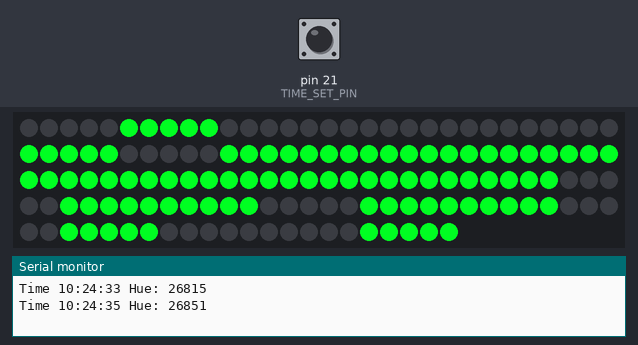
Recording of a sketch running on a simulated SparkFun Pro Micro, built with avr-gcc and run on an emulated ATmega32U4. On the bench: 142 RGB LEDs in strip order, left to right, continuing on the next row, the last lines printed to the serial monitor. The inputs (shaded band) are chosen by the test bench; at power-on: pin 21 (TIME_SET_PIN) HIGH. The local clock reads 2024-03-15 10:24:30 at power-on unless the sketch sets it.

Above: at 5.6 s.
5.7 s: pin 21 (TIME_SET_PIN) pulled LOW for 3.2 s
At 9.3 s:
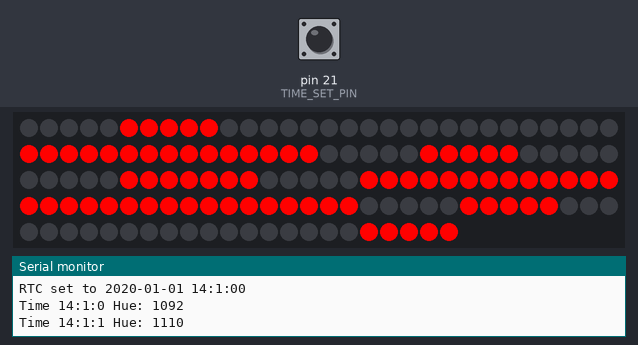
10.4 s: pin 21 (TIME_SET_PIN) pulled LOW for 3.2 s
At 14.0 s:
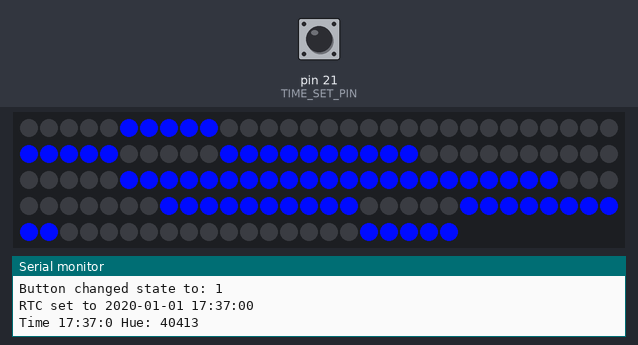
15.1 s: pin 21 (TIME_SET_PIN) pulled LOW for 3.2 s
At 16.64 s:
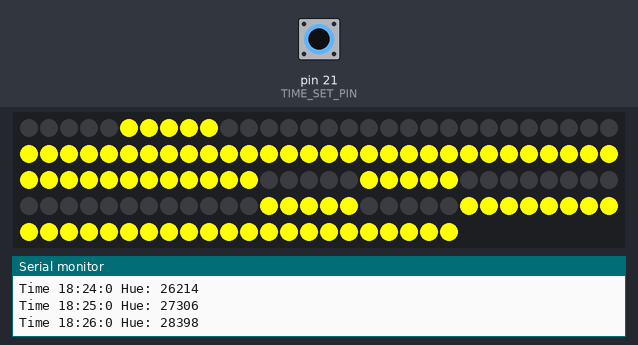
19.8 s: pin 21 (TIME_SET_PIN) pulled LOW for 3.2 s
At 25.1 s:
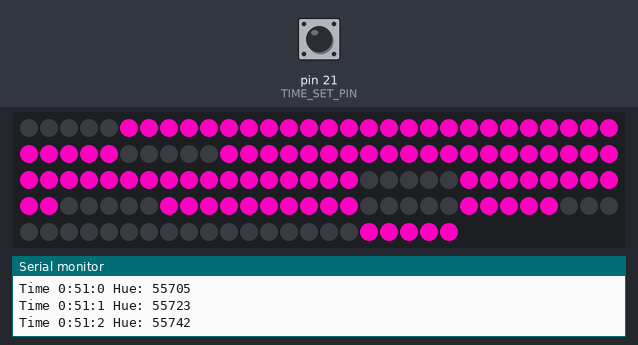
Timing chart, 0 to 26.6 s (numbered marks = the images above; inputs shaded):
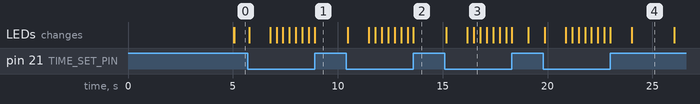

The sketch:

NeoPixelWallClock.ino
```cpp
// NEOPIXEL BEST PRACTICES for most reliable operation:
// - Add 1000 uF CAPACITOR between NeoPixel strip's + and - connections.
// - MINIMIZE WIRING LENGTH between microcontroller board and first pixel.
// - NeoPixel strip's DATA-IN should pass through a 300-500 OHM RESISTOR.
// - AVOID connecting NeoPixels on a LIVE CIRCUIT. If you must, ALWAYS
//   connect GROUND (-) first, then +, then data.
// - When using a 3.3V microcontroller with a 5V-powered NeoPixel strip,
//   a LOGIC-LEVEL CONVERTER on the data line is STRONGLY RECOMMENDED.
// (Skipping these may work OK on your workbench but can fail in the field)

#include <Adafruit_NeoPixel.h>

// Date and time functions using a DS3231 RTC connected via I2C and Wire lib
#include "RTClib.h"

// Which pin on the Arduino is connected to the NeoPixels?
// On a Trinket or Gemma we suggest changing this to 1:

// Pro Micro, 10
#define LED_PIN    10

// Pro Micro, A3
#define TIME_SET_PIN    21

// LED indices for each digit
#define DIGIT_1_INDEX    0
#define DIGIT_2_INDEX    35
#define DIGIT_3_INDEX    72
#define DIGIT_4_INDEX    107

// LED index of colon
#define COLON_INDEX    70

// LED index offsets for each segment (within each digit)
#define SEGMENT_1_OFFSET    0
#define SEGMENT_2_OFFSET    5
#define SEGMENT_3_OFFSET    10
#define SEGMENT_4_OFFSET    15
#define SEGMENT_5_OFFSET    20
#define SEGMENT_6_OFFSET    25
#define SEGMENT_7_OFFSET    30

#define BLACK strip.Color(0, 0, 0)

// How many NeoPixels are attached to the Arduino?
#define LED_COUNT 142

// Declare our NeoPixel strip object:
Adafruit_NeoPixel strip(LED_COUNT, LED_PIN, NEO_GRB + NEO_KHZ800);
// Argument 1 = Number of pixels in NeoPixel strip
// Argument 2 = Arduino pin number (most are valid)
// Argument 3 = Pixel type flags, add together as needed:
//   NEO_KHZ800  800 KHz bitstream (most NeoPixel products w/WS2812 LEDs)
//   NEO_KHZ400  400 KHz (classic 'v1' (not v2) FLORA pixels, WS2811 drivers)
//   NEO_GRB     Pixels are wired for GRB bitstream (most NeoPixel products)
//   NEO_RGB     Pixels are wired for RGB bitstream (v1 FLORA pixels, not v2)
//   NEO_RGBW    Pixels are wired for RGBW bitstream (NeoPixel RGBW products)

RTC_DS3231 rtc;

int firstDigit;
int secondDigit;
int thirdDigit;
int fourthDigit;

unsigned long lastTimeCheckMillis = 0;

int timeSetButtonState = HIGH;
int timeSetButtonLastReading = HIGH;
unsigned long timeSetButtonLastDebounceTime = 0;
unsigned long debounceDelay = 50;    // the debounce time; increase if the output flickers
unsigned long timeSetButtonTimePressed = 0;
unsigned long timeSetButtonTimeLastIncremented = 0;
int timeSetButtonMinutesIncremented = 0;
int timeSetButtonIncrementFastDelay = 1000;    // Time you have to press the button until in increments fast
int timeSetButtonTimeBetweenFastIncrements = 7;    // Time between fast increments

int tempHours = 0;
int tempMinutes = 0;
int tempSeconds = 0;

// setup() function -- runs once at startup --------------------------------

void setup() {
  // initialize serial communication at 9600 bits per second:
  Serial.begin(9600);

  delay(3000); // wait for console opening

  if (! rtc.begin()) {
    Serial.println("Couldn't find RTC");
    while (1);
  }

  if (rtc.lostPower()) {
    Serial.println("RTC lost power, lets set the time!");
    rtc.adjust(DateTime(2020, 1, 1, 0, 0, 0));
  }

  strip.begin();           // INITIALIZE NeoPixel strip object (REQUIRED)
  strip.show();            // Turn OFF all pixels ASAP
  strip.setBrightness(255);

  pinMode(TIME_SET_PIN, INPUT_PULLUP);
}


// loop() function -- runs repeatedly as long as board is on ---------------

void loop() {
  unsigned long currentMillis = millis();

  // Handle button
  if (debounceTimeSetButton()) {
    // Debouncing, skip other code
    return;
  }

  if (timeSetButtonState == LOW) {
    // Skip normal clock cycle when button is pressed, no delay
    if (timeSetButtonMinutesIncremented > 0) {
      // We have already incremented, after a specified time. Start counting up fast
      if ((currentMillis - timeSetButtonTimePressed) > timeSetButtonIncrementFastDelay) {
        if ((currentMillis - timeSetButtonTimeLastIncremented) > timeSetButtonTimeBetweenFastIncrements) {
          addMinuteToTime();
          printTime(tempHours, tempMinutes, 0, false);
          timeSetButtonTimeLastIncremented = currentMillis;
        }
      }
    } else {
      // Increment one
      addMinuteToTime();
      printTime(tempHours, tempMinutes, 0, false);
    }
    return;
  } else {
    timeSetButtonMinutesIncremented = 0;
  }

  // Only check time every tenth of a second
  if (currentMillis - lastTimeCheckMillis > 100) {
    lastTimeCheckMillis = currentMillis;

    // Copy time to variables, to be able to increment later if changing with button
    DateTime now = rtc.now();
    int newHours = now.hour();
    int newMinutes = now.minute();
    int newSeconds = now.second();

    if (newHours != tempHours || newMinutes != tempMinutes || newSeconds != tempSeconds) {
      // Time has changed, update variables and leds
      tempHours = newHours;
      tempMinutes = newMinutes;
      tempSeconds = newSeconds;

      printTime(tempHours, tempMinutes, tempSeconds, true);
    }
  }

  delay(30);
}

void addMinuteToTime() {
  tempMinutes++;
  if (tempMinutes >= 60) {
    tempMinutes = 0;
    tempHours++;
  }
  if (tempHours >= 24) {
    tempHours = 0;
  }
  timeSetButtonMinutesIncremented++;
}

void printTime(int hours, int minutes, int seconds, bool doFade) {
  long currentColorHue = (minutes * 60 + seconds) * 65536 / 3600; // Cycles each hour
  uint32_t currentColor = strip.gamma32(strip.ColorHSV(currentColorHue));

  Serial.print("Time ");
  Serial.print(hours);
  Serial.print(':');
  Serial.print(minutes);
  Serial.print(':');
  Serial.print(seconds);
  Serial.print(" Hue: ");
  Serial.print(currentColorHue);
  Serial.println();

  int newFirstDigit = hours / 10;
  int newSecondDigit = hours % 10;
  int newThirdDigit = minutes / 10;
  int newFourthDigit = minutes % 10;

  // Set digits
  colonSet(COLON_INDEX, currentColor);

  bool firstDigitChanged = newFirstDigit != firstDigit;
  bool secondDigitChanged = newSecondDigit != secondDigit;
  bool thirdDigitChanged = newThirdDigit != thirdDigit;
  bool fourthDigitChanged = newFourthDigit != fourthDigit;

  // Print without transition if requested, or if digit is not changed
  if (!doFade || !firstDigitChanged) {
    digitSet(DIGIT_1_INDEX, newFirstDigit, currentColor);
  }
  if (!doFade || !secondDigitChanged) {
    digitSet(DIGIT_2_INDEX, newSecondDigit, currentColor);
  }
  if (!doFade || !thirdDigitChanged) {
    digitSet(DIGIT_3_INDEX, newThirdDigit, currentColor);
  }
  if (!doFade || !fourthDigitChanged) {
    digitSet(DIGIT_4_INDEX, newFourthDigit, currentColor);
  }

  // Print transition on all digits that have changed
  if (doFade && (firstDigitChanged || secondDigitChanged || thirdDigitChanged || fourthDigitChanged)) {
    // Animate transition from 0-100
    for (int i = 0; i <= 100; i++) {
      if (firstDigitChanged) {
        digitSetTransition(DIGIT_1_INDEX, newFirstDigit, firstDigit, currentColorHue, i);
      }
      if (secondDigitChanged) {
        digitSetTransition(DIGIT_2_INDEX, newSecondDigit, secondDigit, currentColorHue, i);
      }
      if (thirdDigitChanged) {
        digitSetTransition(DIGIT_3_INDEX, newThirdDigit, thirdDigit, currentColorHue, i);
      }
      if (fourthDigitChanged) {
        digitSetTransition(DIGIT_4_INDEX, newFourthDigit, fourthDigit, currentColorHue, i);
      }
      strip.show();
    }
  } else {
    strip.show();
  }

  firstDigit = newFirstDigit;
  secondDigit = newSecondDigit;
  thirdDigit = newThirdDigit;
  fourthDigit = newFourthDigit;
}

bool debounceTimeSetButton() {
  int timeSetButtonReading = digitalRead(TIME_SET_PIN);
  if (timeSetButtonReading != timeSetButtonLastReading) {
    // Start debounce timer
    timeSetButtonLastDebounceTime = millis();
  }

  if (timeSetButtonLastDebounceTime > 0 && (millis() - timeSetButtonLastDebounceTime) > debounceDelay) {
    timeSetButtonLastDebounceTime = 0;
    if (timeSetButtonReading != timeSetButtonState) {
      timeSetButtonState = timeSetButtonReading;

      Serial.print("Button changed state to: ");
      Serial.print(timeSetButtonState);
      Serial.println();

      if (timeSetButtonState == LOW) {
        // Button was pressed
        timeSetButtonTimePressed = millis();
      } else {
        // Button was released, set time to clock module
        timeSetButtonTimePressed = 0;
        rtc.adjust(DateTime(2020, 1, 1, tempHours, tempMinutes, 0));
        Serial.print("RTC set to 2020-01-01 ");
        Serial.print(tempHours);
        Serial.print(":");
        Serial.print(tempMinutes);
        Serial.print(":00");
        Serial.println();
      }
    }
  }

  timeSetButtonLastReading = timeSetButtonReading;

  if (timeSetButtonLastDebounceTime > 0) {
    // Skip normal clock cycle while debouncing
    return true;
  }

  return false; // Not debouncing
}

void digitSet(int index, int digit, uint32_t color) {
  bool newSegment1Enabled = isSegment1Enabled(digit);
  bool newSegment2Enabled = isSegment2Enabled(digit);
  bool newSegment3Enabled = isSegment3Enabled(digit);
  bool newSegment4Enabled = isSegment4Enabled(digit);
  bool newSegment5Enabled = isSegment5Enabled(digit);
  bool newSegment6Enabled = isSegment6Enabled(digit);
  bool newSegment7Enabled = isSegment7Enabled(digit);

  uint32_t newSegment1Color, newSegment2Color, newSegment3Color, newSegment4Color, newSegment5Color, newSegment6Color, newSegment7Color;

  if (newSegment1Enabled) {
    newSegment1Color = color;
  } else {
    newSegment1Color = BLACK;
  }

  if (newSegment2Enabled) {
    newSegment2Color = color;
  } else {
    newSegment2Color = BLACK;
  }

  if (newSegment3Enabled) {
    newSegment3Color = color;
  } else {
    newSegment3Color = BLACK;
  }

  if (newSegment4Enabled) {
    newSegment4Color = color;
  } else {
    newSegment4Color = BLACK;
  }

  if (newSegment5Enabled) {
    newSegment5Color = color;
  } else {
    newSegment5Color = BLACK;
  }

  if (newSegment6Enabled) {
    newSegment6Color = color;
  } else {
    newSegment6Color = BLACK;
  }

  if (newSegment7Enabled) {
    newSegment7Color = color;
  } else {
    newSegment7Color = BLACK;
  }

  segmentSet(index+SEGMENT_1_OFFSET, newSegment1Color);
  segmentSet(index+SEGMENT_2_OFFSET, newSegment2Color);
  segmentSet(index+SEGMENT_3_OFFSET, newSegment3Color);
  segmentSet(index+SEGMENT_4_OFFSET, newSegment4Color);
  segmentSet(index+SEGMENT_5_OFFSET, newSegment5Color);
  segmentSet(index+SEGMENT_6_OFFSET, newSegment6Color);
  segmentSet(index+SEGMENT_7_OFFSET, newSegment7Color);
}

void digitSetTransition(int index, int digit, int oldDigit, long colorHue, int transitionStep){
  bool oldSegment1Enabled = isSegment1Enabled(oldDigit);
  bool oldSegment2Enabled = isSegment2Enabled(oldDigit);
  bool oldSegment3Enabled = isSegment3Enabled(oldDigit);
  bool oldSegment4Enabled = isSegment4Enabled(oldDigit);
  bool oldSegment5Enabled = isSegment5Enabled(oldDigit);
  bool oldSegment6Enabled = isSegment6Enabled(oldDigit);
  bool oldSegment7Enabled = isSegment7Enabled(oldDigit);

  bool newSegment1Enabled = isSegment1Enabled(digit);
  bool newSegment2Enabled = isSegment2Enabled(digit);
  bool newSegment3Enabled = isSegment3Enabled(digit);
  bool newSegment4Enabled = isSegment4Enabled(digit);
  bool newSegment5Enabled = isSegment5Enabled(digit);
  bool newSegment6Enabled = isSegment6Enabled(digit);
  bool newSegment7Enabled = isSegment7Enabled(digit);

  uint32_t colorEnabled = strip.gamma32(strip.ColorHSV(colorHue));
  uint32_t colorTransitioningUp = strip.gamma32(strip.ColorHSV(colorHue, 255, transitionStep*255/100));
  uint32_t colorTransitioningDown = strip.gamma32(strip.ColorHSV(colorHue, 255, (100-transitionStep)*255/100));
  uint32_t newSegment1Color, newSegment2Color, newSegment3Color, newSegment4Color, newSegment5Color, newSegment6Color, newSegment7Color;

  if (newSegment1Enabled && oldSegment1Enabled) {
    // No need to transition, keep enabled
    newSegment1Color = colorEnabled;
  } else if (newSegment1Enabled) {
    // Transition from off to on
    newSegment1Color = colorTransitioningUp;
  } else if (oldSegment1Enabled) {
    // Transition from on to off
    newSegment1Color = colorTransitioningDown;
  } else {
    // No need to transition, keep off
    newSegment1Color = BLACK;
  }

  if (newSegment2Enabled && oldSegment2Enabled) {
    // No need to transition, keep enabled
    newSegment2Color = colorEnabled;
  } else if (newSegment2Enabled) {
    // Transition from off to on
    newSegment2Color = colorTransitioningUp;
  } else if (oldSegment2Enabled) {
    // Transition from on to off
    newSegment2Color = colorTransitioningDown;
  } else {
    // No need to transition, keep off
    newSegment2Color = BLACK;
  }

  if (newSegment3Enabled && oldSegment3Enabled) {
    // No need to transition, keep enabled
    newSegment3Color = colorEnabled;
  } else if (newSegment3Enabled) {
    // Transition from off to on
    newSegment3Color = colorTransitioningUp;
  } else if (oldSegment3Enabled) {
    // Transition from on to off
    newSegment3Color = colorTransitioningDown;
  } else {
    // No need to transition, keep off
    newSegment3Color = BLACK;
  }

  if (newSegment4Enabled && oldSegment4Enabled) {
    // No need to transition, keep enabled
    newSegment4Color = colorEnabled;
  } else if (newSegment4Enabled) {
    // Transition from off to on
    newSegment4Color = colorTransitioningUp;
  } else if (oldSegment4Enabled) {
    // Transition from on to off
    newSegment4Color = colorTransitioningDown;
  } else {
    // No need to transition, keep off
    newSegment4Color = BLACK;
  }

  if (newSegment5Enabled && oldSegment5Enabled) {
    // No need to transition, keep enabled
    newSegment5Color = colorEnabled;
  } else if (newSegment5Enabled) {
    // Transition from off to on
    newSegment5Color = colorTransitioningUp;
  } else if (oldSegment5Enabled) {
    // Transition from on to off
    newSegment5Color = colorTransitioningDown;
  } else {
    // No need to transition, keep off
    newSegment5Color = BLACK;
  }

  if (newSegment6Enabled && oldSegment6Enabled) {
    // No need to transition, keep enabled
    newSegment6Color = colorEnabled;
  } else if (newSegment6Enabled) {
    // Transition from off to on
    newSegment6Color = colorTransitioningUp;
  } else if (oldSegment6Enabled) {
    // Transition from on to off
    newSegment6Color = colorTransitioningDown;
  } else {
    // No need to transition, keep off
    newSegment6Color = BLACK;
  }

  if (newSegment7Enabled && oldSegment7Enabled) {
    // No need to transition, keep enabled
    newSegment7Color = colorEnabled;
  } else if (newSegment7Enabled) {
    // Transition from off to on
    newSegment7Color = colorTransitioningUp;
  } else if (oldSegment7Enabled) {
    // Transition from on to off
    newSegment7Color = colorTransitioningDown;
  } else {
    // No need to transition, keep off
    newSegment7Color = BLACK;
  }

  segmentSet(index+SEGMENT_1_OFFSET, newSegment1Color);
  segmentSet(index+SEGMENT_2_OFFSET, newSegment2Color);
  segmentSet(index+SEGMENT_3_OFFSET, newSegment3Color);
  segmentSet(index+SEGMENT_4_OFFSET, newSegment4Color);
  segmentSet(index+SEGMENT_5_OFFSET, newSegment5Color);
  segmentSet(index+SEGMENT_6_OFFSET, newSegment6Color);
  segmentSet(index+SEGMENT_7_OFFSET, newSegment7Color);
}

bool isSegment1Enabled(int digit) {
  switch (digit) {
    case 2:
    case 3:
    case 4:
    case 5:
    case 6:
    case 8:
    case 9:
      return true;
    default:
      return false;
  }
}

bool isSegment2Enabled(int digit) {
  switch (digit) {
    case 0:
    case 1:
    case 2:
    case 3:
    case 4:
    case 7:
    case 8:
    case 9:
      return true;
    default:
      return false;
  }
}

bool isSegment3Enabled(int digit) {
  switch (digit) {
    case 0:
    case 2:
    case 3:
    case 5:
    case 6:
    case 7:
    case 8:
    case 9:
      return true;
    default:
      return false;
  }
}

bool isSegment4Enabled(int digit) {
  switch (digit) {
    case 0:
    case 4:
    case 5:
    case 6:
    case 8:
    case 9:
      return true;
    default:
      return false;
  }
}

bool isSegment5Enabled(int digit) {
  switch (digit) {
    case 0:
    case 2:
    case 6:
    case 8:
      return true;
    default:
      return false;
  }
}

bool isSegment6Enabled(int digit) {
  switch (digit) {
    case 0:
    case 2:
    case 3:
    case 5:
    case 6:
    case 8:
    case 9:
      return true;
    default:
      return false;
  }
}

bool isSegment7Enabled(int digit) {
  switch (digit) {
    case 0:
    case 1:
    case 3:
    case 4:
    case 5:
    case 6:
    case 7:
    case 8:
    case 9:
      return true;
    default:
      return false;
  }
}

void segmentSet(int ledIndex, uint32_t color){
  for(int i=ledIndex; i<ledIndex+5; i++){
    strip.setPixelColor(i, color);
  }
}

void colonSet(int ledIndex, uint32_t color){
  for(int i=ledIndex; i<ledIndex+2; i++){
    strip.setPixelColor(i, color);
  }
}
```

Measured:
- after the input at 5.7 s, the LEDs: first change after 0.07 s (image 1 shows a later state)
- after the input at 10.4 s, the LEDs: first change after 0.08 s (image 2 shows a later state)
- after the input at 15.1 s, the LEDs: first change after 0.08 s (image 3 shows a later state)
